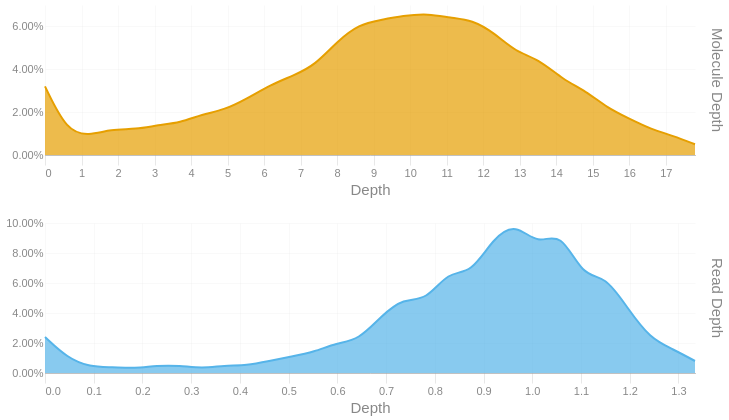

Notebook code cell kept with this figure:
### Code cell
readdep = depth_hist(tb['Read Depth'], q99, 3)
readdep = readdep.with_columns(pl.lit('Read Depth').alias('Metric'))
if not SKIPLR:
    moldep = depth_hist(tb['Molecule Depth'], mol_q99, 1)
    moldep = moldep.with_columns(pl.lit('Molecule Depth').alias('Metric'))
    _hist = pl.concat([readdep, moldep])
    _hist = _hist.filter(pl.col('Proportion') != 0)
    with SafeRender(_hist):
        (
            alt.Chart(_hist)        
            .mark_area(interpolate = "basis")
            .encode(
                x=alt.X('Bin:Q').scale(domainMin=0).axis(alt.Axis(title='Depth')),
                y = alt.Y('Proportion:Q', title = None).axis(format = '.2%'),
                color = alt.Color('Metric:N').legend(None),
                row = alt.Row("Metric:N").header(title = None, labelOrient = 'right'),
                tooltip = [
                    alt.Tooltip("Metric:N", title = "Metric"),
                    alt.Tooltip('Interval:N', title = "Depth Interval"),
                    alt.Tooltip('Proportion:Q', title = "% Alignments").format('.2%')
                ]
            )
            .resolve_scale(x='independent', y='independent')
            .properties(
                height = 150, width = 650,
                usermeta={'embedOptions': {'downloadFileName': f'{samplename}.depth.hist'}}
            )
        ).display()
else:
    readdep = readdep.filter(pl.col('Proportion') != 0)
    with SafeRender(readdep):
        (
            alt.Chart(readdep)        
            .mark_area(interpolate = "basis")
            .encode(
                x=alt.X('Bin:Q').scale(domainMin=0).axis(alt.Axis(title='Depth')),
                y = alt.Y('Proportion:Q', title = None).axis(format = '.2%'),
                tooltip = [
                    alt.Tooltip('Interval:N', title = "Depth Interval"),
                    alt.Tooltip('Proportion:Q', title = "% Alignments").format('.2%')
                ]
            )
            .properties(
                usermeta={'embedOptions': {'downloadFileName': f'{samplename}.depth.hist'}}
            )
        ).display()

### Figure 1 — Vega-Lite specification as saved in the notebook (floating-point values rounded to 4 significant figures)
{"width": 650, "height": 150, "config": {"title": {"anchor": "start", "dy": -15, "fontSize": 18, "color": "#888888", "subtitleColor": "#888888", "subtitleFontSize": 14}, "arc": {"fill": "#0072B2"}, "axis": {"domainColor": "#888888", "domainWidth": 0.5, "gridWidth": 0.2, "grid": false, "titleFontWeight": 400, "titleFontSize": 15, "labelFontSize": 11, "labelColor": "#888888", "tickColor": "#888888", "tickWidth": 0.2, "titleColor": "#888888"}, "axisBand": {"grid": false}, "axisX": {"grid": true, "tickSize": 10, "domainCap": "round"}, "axisY": {"domain": false, "grid": true, "tickSize": 0, "domainCap": "round"}, "background": "transparent", "header": {"labelFontSize": 15, "labelColor": "#888888", "titleFontSize": 15, "titleFontWeight": 600, "titleColor": "#888888"}, "legend": {"labelFont": "sans-serif", "labelFontSize": 12, "labelColor": "#888888", "symbolSize": 100, "symbolType": "circle", "titleFontSize": 12, "titlePadding": 10, "titleColor": "#888888", "title": null}, "range": {"category": ["#E69F00", "#56B4E9", "#009E73", "#F0E442", "#0072B2", "#D55E00", "#CC79A7", "#000000"], "diverging": ["#cfe8f3", "#a2d4ec", "#73bfe2", "#46abdb", "#1696d2", "#12719e"]}, "area": {"fill": "#0072B2", "fillOpacity": 0.7, "line": true, "strokeOpacity": 0.7}, "line": {"color": "#0072B2", "stroke": "#0072B2", "strokeWidth": 2}, "trail": {"color": "#0072B2", "stroke": "#0072B2", "strokeWidth": 0, "size": 1}, "point": {"filled": true, "fillOpacity": 1.0, "size": 95}, "text": {"color": "#888888", "fontSize": 11, "align": "right", "fontWeight": 400, "size": 11}, "bar": {"fill": "#0072B2", "stroke": null}, "view": {"stroke": null, "continuousWidth": 660, "continuousHeight": 400}}, "data": {"name": "data-f6b4505ec39d8bb95b102fb1dd866fc6"}, "mark": {"type": "area", "interpolate": "basis"}, "encoding": {"color": {"field": "Metric", "legend": null, "type": "nominal"}, "row": {"field": "Metric", "header": {"title": null, "labelOrient": "right"}, "type": "nominal"}, "tooltip": [{"field": "Metric", "title": "Metric", "type": "nominal"}, {"field": "Interval", "title": "Depth Interval", "type": "nominal"}, {"field": "Proportion", "format": ".2%", "title": "% Alignments", "type": "quantitative"}], "x": {"axis": {"title": "Depth"}, "field": "Bin", "scale": {"domainMin": 0}, "type": "quantitative"}, "y": {"axis": {"format": ".2%"}, "field": "Proportion", "title": null, "type": "quantitative"}}, "resolve": {"scale": {"x": "independent", "y": "independent"}}, "usermeta": {"embedOptions": {"downloadFileName": "S3_Annapolis_284.depth.hist"}}, "$schema": "https://vega.github.io/schema/vega-lite/v6.1.0.json", "datasets": {"data-f6b4505ec39d8bb95b102fb1dd866fc6": [{"Bin": 0.0, "Interval": "0.0-0.046", "Proportion": 0.024, "Metric": "Read Depth"}, {"Bin": 0.046, "Interval": "0.046-0.092", "Proportion": 0.01, "Metric": "Read Depth"}, {"Bin": 0.092, "Interval": "0.092-0.138", "Proportion": 0.004, "Metric": "Read Depth"}, {"Bin": 0.138, "Interval": "0.138-0.184", "Proportion": 0.004, "Metric": "Read Depth"}, {"Bin": 0.184, "Interval": "0.184-0.23", "Proportion": 0.003, "Metric": "Read Depth"}, {"Bin": 0.23, "Interval": "0.23-0.276", "Proportion": 0.005, "Metric": "Read Depth"}, {"Bin": 0.276, "Interval": "0.276-0.322", "Proportion": 0.005, "Metric": "Read Depth"}, {"Bin": 0.322, "Interval": "0.322-0.368", "Proportion": 0.003, "Metric": "Read Depth"}, {"Bin": 0.368, "Interval": "0.368-0.414", "Proportion": 0.005, "Metric": "Read Depth"}, {"Bin": 0.414, "Interval": "0.414-0.46", "Proportion": 0.005, "Metric": "Read Depth"}, {"Bin": 0.46, "Interval": "0.46-0.506", "Proportion": 0.008, "Metric": "Read Depth"}, {"Bin": 0.506, "Interval": "0.506-0.552", "Proportion": 0.011, "Metric": "Read Depth"}, {"Bin": 0.552, "Interval": "0.552-0.598", "Proportion": 0.014, "Metric": "Read Depth"}, {"Bin": 0.598, "Interval": "0.598-0.644", "Proportion": 0.02, "Metric": "Read Depth"}, {"Bin": 0.644, "Interval": "0.644-0.69", "Proportion": 0.022, "Metric": "Read Depth"}, {"Bin": 0.69, "Interval": "0.69-0.736", "Proportion": 0.038, "Metric": "Read Depth"}, {"Bin": 0.736, "Interval": "0.736-0.782", "Proportion": 0.05, "Metric": "Read Depth"}, {"Bin": 0.782, "Interval": "0.782-0.828", "Proportion": 0.048, "Metric": "Read Depth"}, {"Bin": 0.828, "Interval": "0.828-0.874", "Proportion": 0.068, "Metric": "Read Depth"}, {"Bin": 0.874, "Interval": "0.874-0.92", "Proportion": 0.066, "Metric": "Read Depth"}, {"Bin": 0.92, "Interval": "0.92-0.966", "Proportion": 0.09, "Metric": "Read Depth"}, {"Bin": 0.966, "Interval": "0.966-1.012", "Proportion": 0.1, "Metric": "Read Depth"}, {"Bin": 1.012, "Interval": "1.012-1.058", "Proportion": 0.085, "Metric": "Read Depth"}, {"Bin": 1.058, "Interval": "1.058-1.104", "Proportion": 0.095, "Metric": "Read Depth"}, {"Bin": 1.104, "Interval": "1.104-1.15", "Proportion": 0.064, "Metric": "Read Depth"}, {"Bin": 1.15, "Interval": "1.15-1.196", "Proportion": 0.065, "Metric": "Read Depth"}, {"Bin": 1.196, "Interval": "1.196-1.242", "Proportion": 0.043, "Metric": "Read Depth"}, {"Bin": 1.242, "Interval": "1.242-1.288", "Proportion": 0.023, "Metric": "Read Depth"}, {"Bin": 1.288, "Interval": "1.288-1.334", "Proportion": 0.016, "Metric": "Read Depth"}, {"Bin": 1.334, "Interval": "1.334-1.38", "Proportion": 0.008, "Metric": "Read Depth"}, {"Bin": 0.0, "Interval": "0.0-0.6", "Proportion": 0.032, "Metric": "Molecule Depth"}, {"Bin": 0.6, "Interval": "0.6-1.2", "Proportion": 0.011, "Metric": "Molecule Depth"}, {"Bin": 1.2, "Interval": "1.2-1.8", "Proportion": 0.009, "Metric": "Molecule Depth"}, {"Bin": 1.8, "Interval": "1.8-2.5", "Proportion": 0.012, "Metric": "Molecule Depth"}, {"Bin": 2.5, "Interval": "2.5-3.1", "Proportion": 0.012, "Metric": "Molecule Depth"}, {"Bin": 3.1, "Interval": "3.1-3.7", "Proportion": 0.014, "Metric": "Molecule Depth"}, {"Bin": 3.7, "Interval": "3.7-4.3", "Proportion": 0.015, "Metric": "Molecule Depth"}, {"Bin": 4.3, "Interval": "4.3-4.9", "Proportion": 0.019, "Metric": "Molecule Depth"}, {"Bin": 4.9, "Interval": "4.9-5.5", "Proportion": 0.021, "Metric": "Molecule Depth"}, {"Bin": 5.5, "Interval": "5.5-6.2", "Proportion": 0.026, "Metric": "Molecule Depth"}, {"Bin": 6.2, "Interval": "6.2-6.8", "Proportion": 0.033, "Metric": "Molecule Depth"}, {"Bin": 6.8, "Interval": "6.8-7.4", "Proportion": 0.037, "Metric": "Molecule Depth"}, {"Bin": 7.4, "Interval": "7.4-8.0", "Proportion": 0.042, "Metric": "Molecule Depth"}, {"Bin": 8.0, "Interval": "8.0-8.6", "Proportion": 0.053, "Metric": "Molecule Depth"}, {"Bin": 8.6, "Interval": "8.6-9.2", "Proportion": 0.061, "Metric": "Molecule Depth"}, {"Bin": 9.2, "Interval": "9.2-9.8", "Proportion": 0.063, "Metric": "Molecule Depth"}, {"Bin": 9.8, "Interval": "9.8-10.5", "Proportion": 0.065, "Metric": "Molecule Depth"}, {"Bin": 10.5, "Interval": "10.5-11.1", "Proportion": 0.066, "Metric": "Molecule Depth"}, {"Bin": 11.1, "Interval": "11.1-11.7", "Proportion": 0.064, "Metric": "Molecule Depth"}, {"Bin": 11.7, "Interval": "11.7-12.3", "Proportion": 0.063, "Metric": "Molecule Depth"}, {"Bin": 12.3, "Interval": "12.3-12.9", "Proportion": 0.057, "Metric": "Molecule Depth"}, {"Bin": 12.9, "Interval": "12.9-13.5", "Proportion": 0.048, "Metric": "Molecule Depth"}, {"Bin": 13.5, "Interval": "13.5-14.2", "Proportion": 0.045, "Metric": "Molecule Depth"}, {"Bin": 14.2, "Interval": "14.2-14.8", "Proportion": 0.035, "Metric": "Molecule Depth"}, {"Bin": 14.8, "Interval": "14.8-15.4", "Proportion": 0.03, "Metric": "Molecule Depth"}, {"Bin": 15.4, "Interval": "15.4-16.0", "Proportion": 0.022, "Metric": "Molecule Depth"}, {"Bin": 16.0, "Interval": "16.0-16.6", "Proportion": 0.017, "Metric": "Molecule Depth"}, {"Bin": 16.6, "Interval": "16.6-17.2", "Proportion": 0.012, "Metric": "Molecule Depth"}, {"Bin": 17.2, "Interval": "17.2-17.8", "Proportion": 0.009, "Metric": "Molecule Depth"}, {"Bin": 17.8, "Interval": "17.8-18.46", "Proportion": 0.005, "Metric": "Molecule Depth"}]}}
